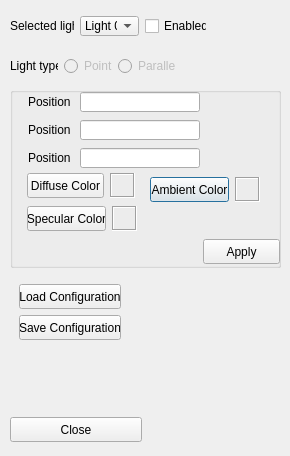
<ui version="4.0" >
 <class>ConfigureGlLights</class>
 <widget class="QDialog" name="ConfigureGlLights" >
  <property name="geometry" >
   <rect>
    <x>0</x>
    <y>0</y>
    <width>290</width>
    <height>456</height>
   </rect>
  </property>
  <property name="windowTitle" >
   <string>Configure GL Lights</string>
  </property>
  <property name="windowIcon" >
   <iconset/>
  </property>
  <widget class="Q3GroupBox" name="groupBox1" >
   <property name="geometry" >
    <rect>
     <x>10</x>
     <y>87</y>
     <width>271</width>
     <height>181</height>
    </rect>
   </property>
   <property name="title" >
    <string/>
   </property>
   <widget class="QPushButton" name="ambient_color" >
    <property name="geometry" >
     <rect>
      <x>140</x>
      <y>90</y>
      <width>79</width>
      <height>25</height>
     </rect>
    </property>
    <property name="text" >
     <string>Ambient Color</string>
    </property>
    <property name="flat" >
     <bool>false</bool>
    </property>
   </widget>
   <widget class="QLabel" name="ambient_color_label" >
    <property name="geometry" >
     <rect>
      <x>225</x>
      <y>90</y>
      <width>25</width>
      <height>25</height>
     </rect>
    </property>
    <property name="minimumSize" >
     <size>
      <width>25</width>
      <height>0</height>
     </size>
    </property>
    <property name="frameShape" >
     <enum>QFrame::Box</enum>
    </property>
    <property name="frameShadow" >
     <enum>QFrame::Sunken</enum>
    </property>
    <property name="scaledContents" >
     <bool>true</bool>
    </property>
    <property name="wordWrap" >
     <bool>false</bool>
    </property>
   </widget>
   <widget class="QPushButton" name="apply_button" >
    <property name="geometry" >
     <rect>
      <x>193</x>
      <y>152</y>
      <width>77</width>
      <height>25</height>
     </rect>
    </property>
    <property name="text" >
     <string>Apply</string>
    </property>
   </widget>
   <widget class="QLabel" name="textLabel3_2" >
    <property name="geometry" >
     <rect>
      <x>18</x>
      <y>33</y>
      <width>46</width>
      <height>20</height>
     </rect>
    </property>
    <property name="text" >
     <string>Position Y</string>
    </property>
    <property name="wordWrap" >
     <bool>false</bool>
    </property>
   </widget>
   <widget class="QLineEdit" name="posx" >
    <property name="geometry" >
     <rect>
      <x>70</x>
      <y>5</y>
      <width>120</width>
      <height>20</height>
     </rect>
    </property>
    <property name="minimumSize" >
     <size>
      <width>120</width>
      <height>0</height>
     </size>
    </property>
   </widget>
   <widget class="QLabel" name="textLabel3" >
    <property name="geometry" >
     <rect>
      <x>18</x>
      <y>5</y>
      <width>46</width>
      <height>20</height>
     </rect>
    </property>
    <property name="text" >
     <string>Position X</string>
    </property>
    <property name="wordWrap" >
     <bool>false</bool>
    </property>
   </widget>
   <widget class="QLineEdit" name="posy" >
    <property name="geometry" >
     <rect>
      <x>70</x>
      <y>33</y>
      <width>120</width>
      <height>20</height>
     </rect>
    </property>
    <property name="minimumSize" >
     <size>
      <width>120</width>
      <height>0</height>
     </size>
    </property>
   </widget>
   <widget class="QLabel" name="textLabel3_3" >
    <property name="geometry" >
     <rect>
      <x>18</x>
      <y>61</y>
      <width>46</width>
      <height>20</height>
     </rect>
    </property>
    <property name="text" >
     <string>Position Z</string>
    </property>
    <property name="wordWrap" >
     <bool>false</bool>
    </property>
   </widget>
   <widget class="QLabel" name="diffuse_color_label" >
    <property name="geometry" >
     <rect>
      <x>100</x>
      <y>86</y>
      <width>25</width>
      <height>25</height>
     </rect>
    </property>
    <property name="minimumSize" >
     <size>
      <width>25</width>
      <height>0</height>
     </size>
    </property>
    <property name="frameShape" >
     <enum>QFrame::Box</enum>
    </property>
    <property name="frameShadow" >
     <enum>QFrame::Sunken</enum>
    </property>
    <property name="scaledContents" >
     <bool>true</bool>
    </property>
    <property name="wordWrap" >
     <bool>false</bool>
    </property>
   </widget>
   <widget class="QPushButton" name="diffuse_color" >
    <property name="geometry" >
     <rect>
      <x>17</x>
      <y>86</y>
      <width>77</width>
      <height>25</height>
     </rect>
    </property>
    <property name="text" >
     <string>Diffuse Color</string>
    </property>
    <property name="flat" >
     <bool>false</bool>
    </property>
   </widget>
   <widget class="QLabel" name="specular_color_label" >
    <property name="geometry" >
     <rect>
      <x>102</x>
      <y>119</y>
      <width>25</width>
      <height>25</height>
     </rect>
    </property>
    <property name="minimumSize" >
     <size>
      <width>25</width>
      <height>0</height>
     </size>
    </property>
    <property name="frameShape" >
     <enum>QFrame::Box</enum>
    </property>
    <property name="frameShadow" >
     <enum>QFrame::Sunken</enum>
    </property>
    <property name="scaledContents" >
     <bool>true</bool>
    </property>
    <property name="wordWrap" >
     <bool>false</bool>
    </property>
   </widget>
   <widget class="QPushButton" name="specular_color" >
    <property name="geometry" >
     <rect>
      <x>17</x>
      <y>119</y>
      <width>79</width>
      <height>25</height>
     </rect>
    </property>
    <property name="text" >
     <string>Specular Color</string>
    </property>
    <property name="flat" >
     <bool>false</bool>
    </property>
   </widget>
   <widget class="QLineEdit" name="posz" >
    <property name="geometry" >
     <rect>
      <x>70</x>
      <y>61</y>
      <width>120</width>
      <height>20</height>
     </rect>
    </property>
    <property name="minimumSize" >
     <size>
      <width>120</width>
      <height>0</height>
     </size>
    </property>
   </widget>
  </widget>
  <widget class="Q3Frame" name="frame3" >
   <property name="geometry" >
    <rect>
     <x>9</x>
     <y>274</y>
     <width>272</width>
     <height>133</height>
    </rect>
   </property>
   <property name="frameShape" >
    <enum>QFrame::NoFrame</enum>
   </property>
   <property name="frameShadow" >
    <enum>QFrame::Plain</enum>
   </property>
   <widget class="Q3ListBox" name="saved_configs" >
    <property name="geometry" >
     <rect>
      <x>119</x>
      <y>9</y>
      <width>144</width>
      <height>115</height>
     </rect>
    </property>
   </widget>
   <widget class="QPushButton" name="load_config" >
    <property name="geometry" >
     <rect>
      <x>10</x>
      <y>10</y>
      <width>102</width>
      <height>25</height>
     </rect>
    </property>
    <property name="text" >
     <string>Load Configuration</string>
    </property>
   </widget>
   <widget class="QPushButton" name="save_config" >
    <property name="geometry" >
     <rect>
      <x>10</x>
      <y>41</y>
      <width>102</width>
      <height>25</height>
     </rect>
    </property>
    <property name="text" >
     <string>Save Configuration</string>
    </property>
   </widget>
  </widget>
  <widget class="QCheckBox" name="light_enabled" >
   <property name="geometry" >
    <rect>
     <x>145</x>
     <y>17</y>
     <width>62</width>
     <height>18</height>
    </rect>
   </property>
   <property name="text" >
    <string>Enabled</string>
   </property>
  </widget>
  <widget class="QLabel" name="textLabel1" >
   <property name="geometry" >
    <rect>
     <x>10</x>
     <y>10</y>
     <width>64</width>
     <height>32</height>
    </rect>
   </property>
   <property name="text" >
    <string>Selected light</string>
   </property>
   <property name="wordWrap" >
    <bool>false</bool>
   </property>
  </widget>
  <widget class="QComboBox" name="selected_light" >
   <property name="geometry" >
    <rect>
     <x>80</x>
     <y>16</y>
     <width>59</width>
     <height>20</height>
    </rect>
   </property>
   <item>
    <property name="text" >
     <string>Light 0</string>
    </property>
   </item>
   <item>
    <property name="text" >
     <string>Light 1</string>
    </property>
   </item>
   <item>
    <property name="text" >
     <string>Light 2</string>
    </property>
   </item>
   <item>
    <property name="text" >
     <string>Light 3</string>
    </property>
   </item>
   <item>
    <property name="text" >
     <string>Light 4</string>
    </property>
   </item>
   <item>
    <property name="text" >
     <string>Light 5</string>
    </property>
   </item>
   <item>
    <property name="text" >
     <string>Light 6</string>
    </property>
   </item>
   <item>
    <property name="text" >
     <string>Light 7</string>
    </property>
   </item>
  </widget>
  <widget class="QLabel" name="textLabel2" >
   <property name="geometry" >
    <rect>
     <x>10</x>
     <y>50</y>
     <width>48</width>
     <height>32</height>
    </rect>
   </property>
   <property name="text" >
    <string>Light type</string>
   </property>
   <property name="wordWrap" >
    <bool>false</bool>
   </property>
  </widget>
  <widget class="QRadioButton" name="type_point" >
   <property name="enabled" >
    <bool>false</bool>
   </property>
   <property name="geometry" >
    <rect>
     <x>64</x>
     <y>57</y>
     <width>48</width>
     <height>18</height>
    </rect>
   </property>
   <property name="text" >
    <string>Point</string>
   </property>
  </widget>
  <widget class="QRadioButton" name="type_parallel" >
   <property name="enabled" >
    <bool>false</bool>
   </property>
   <property name="geometry" >
    <rect>
     <x>118</x>
     <y>57</y>
     <width>58</width>
     <height>18</height>
    </rect>
   </property>
   <property name="text" >
    <string>Parallel</string>
   </property>
  </widget>
  <widget class="QPushButton" name="ok_button" >
   <property name="geometry" >
    <rect>
     <x>10</x>
     <y>417</y>
     <width>132</width>
     <height>25</height>
    </rect>
   </property>
   <property name="text" >
    <string>Close</string>
   </property>
  </widget>
 </widget>
 <layoutdefault spacing="6" margin="11" />
 <customwidgets>
  <customwidget>
   <class>Q3GroupBox</class>
   <extends>QGroupBox</extends>
   <header>Qt3Support/Q3GroupBox</header>
   <container>1</container>
  </customwidget>
  <customwidget>
   <class>Q3Frame</class>
   <extends>QFrame</extends>
   <header>Qt3Support/Q3Frame</header>
   <container>1</container>
  </customwidget>
  <customwidget>
   <class>Q3ListBox</class>
   <extends>Q3Frame</extends>
   <header>q3listbox.h</header>
  </customwidget>
 </customwidgets>
 <includes>
 </includes>
 <resources/>
 <connections>
  <connection>
   <sender>selected_light</sender>
   <signal>activated(int)</signal>
   <receiver>ConfigureGlLights</receiver>
   <slot>OnSelectLight(int)</slot>
   <hints>
    <hint type="sourcelabel" >
     <x>20</x>
     <y>20</y>
    </hint>
    <hint type="destinationlabel" >
     <x>20</x>
     <y>20</y>
    </hint>
   </hints>
  </connection>
  <connection>
   <sender>ok_button</sender>
   <signal>clicked()</signal>
   <receiver>ConfigureGlLights</receiver>
   <slot>close()</slot>
   <hints>
    <hint type="sourcelabel" >
     <x>20</x>
     <y>20</y>
    </hint>
    <hint type="destinationlabel" >
     <x>20</x>
     <y>20</y>
    </hint>
   </hints>
  </connection>
  <connection>
   <sender>diffuse_color</sender>
   <signal>clicked()</signal>
   <receiver>ConfigureGlLights</receiver>
   <slot>OnSelectDiffuse()</slot>
   <hints>
    <hint type="sourcelabel" >
     <x>20</x>
     <y>20</y>
    </hint>
    <hint type="destinationlabel" >
     <x>20</x>
     <y>20</y>
    </hint>
   </hints>
  </connection>
  <connection>
   <sender>specular_color</sender>
   <signal>clicked()</signal>
   <receiver>ConfigureGlLights</receiver>
   <slot>OnSelectSpecular()</slot>
   <hints>
    <hint type="sourcelabel" >
     <x>20</x>
     <y>20</y>
    </hint>
    <hint type="destinationlabel" >
     <x>20</x>
     <y>20</y>
    </hint>
   </hints>
  </connection>
  <connection>
   <sender>apply_button</sender>
   <signal>clicked()</signal>
   <receiver>ConfigureGlLights</receiver>
   <slot>OnApplyLightSettings()</slot>
   <hints>
    <hint type="sourcelabel" >
     <x>20</x>
     <y>20</y>
    </hint>
    <hint type="destinationlabel" >
     <x>20</x>
     <y>20</y>
    </hint>
   </hints>
  </connection>
  <connection>
   <sender>load_config</sender>
   <signal>clicked()</signal>
   <receiver>ConfigureGlLights</receiver>
   <slot>LoadConfiguration()</slot>
   <hints>
    <hint type="sourcelabel" >
     <x>20</x>
     <y>20</y>
    </hint>
    <hint type="destinationlabel" >
     <x>20</x>
     <y>20</y>
    </hint>
   </hints>
  </connection>
  <connection>
   <sender>save_config</sender>
   <signal>clicked()</signal>
   <receiver>ConfigureGlLights</receiver>
   <slot>SaveConfiguration()</slot>
   <hints>
    <hint type="sourcelabel" >
     <x>20</x>
     <y>20</y>
    </hint>
    <hint type="destinationlabel" >
     <x>20</x>
     <y>20</y>
    </hint>
   </hints>
  </connection>
  <connection>
   <sender>saved_configs</sender>
   <signal>selected(int)</signal>
   <receiver>ConfigureGlLights</receiver>
   <slot>SaveConfiguration(int)</slot>
   <hints>
    <hint type="sourcelabel" >
     <x>20</x>
     <y>20</y>
    </hint>
    <hint type="destinationlabel" >
     <x>20</x>
     <y>20</y>
    </hint>
   </hints>
  </connection>
 </connections>
</ui>
